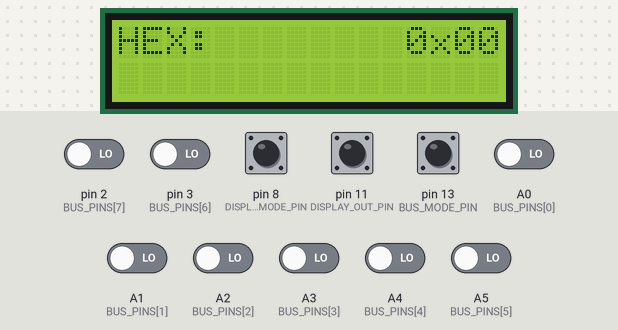
This sketch was run on a simulated Arduino Nano, built with avr-gcc and run on an emulated ATmega328P. On the bench: 16×2 character LCD. The test bench sets the inputs (shaded band); at power-on: pin 8 (DISPLAY_MODE_PIN), pin 11 (DISPLAY_OUT_PIN), pin 13 (BUS_MODE_PIN) HIGH, A0 (BUS_PINS[0]), A1 (BUS_PINS[1]), A2 (BUS_PINS[2]), A3 (BUS_PINS[3]), A4 (BUS_PINS[4]), A5 (BUS_PINS[5]), pin 2 (BUS_PINS[7]), pin 3 (BUS_PINS[6]) LOW. Random numbers use the default seed unless the sketch sets one.

Above: at 2.2 s.
2.3 s: pin 8 (DISPLAY_MODE_PIN) pulled LOW for 0.15 s
At 3.0 s:
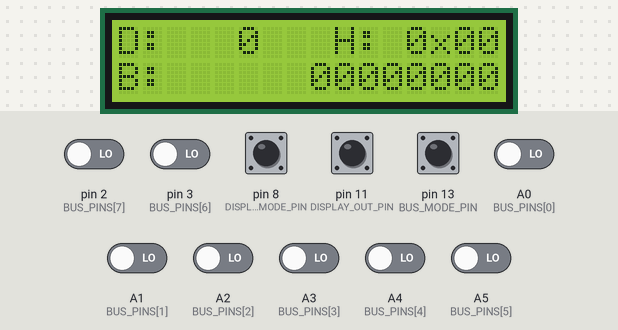
3.9 s: pin 8 (DISPLAY_MODE_PIN) pulled LOW for 1 s
At 5.4 s:
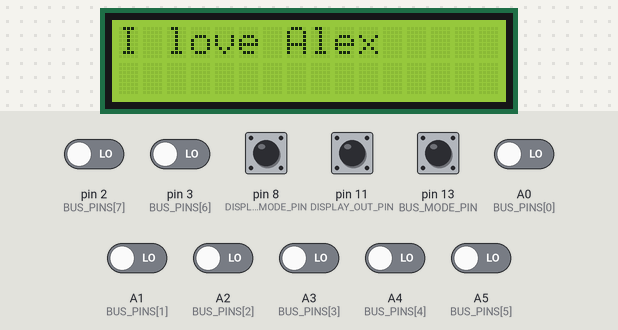
6.4 s: pin 8 (DISPLAY_MODE_PIN) pulled LOW for 0.15 s
At 7.3 s:
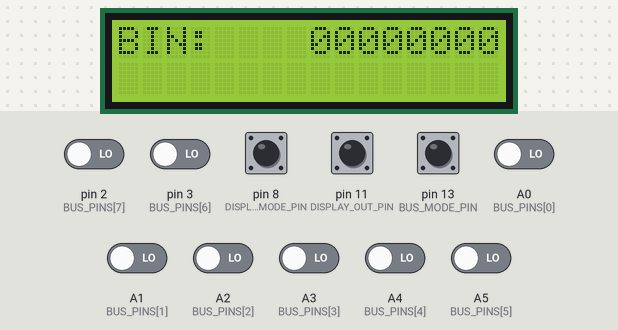
8.0 s: pin 8 (DISPLAY_MODE_PIN) pulled LOW for 3.2 s
At 8.5 s:
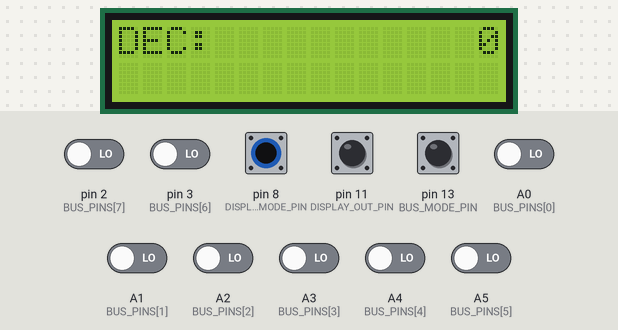
12.7 s: pin 8 (DISPLAY_MODE_PIN) pulsed LOW 5 times (0.12 s each, 0.3 s apart)
At 13.5 s:
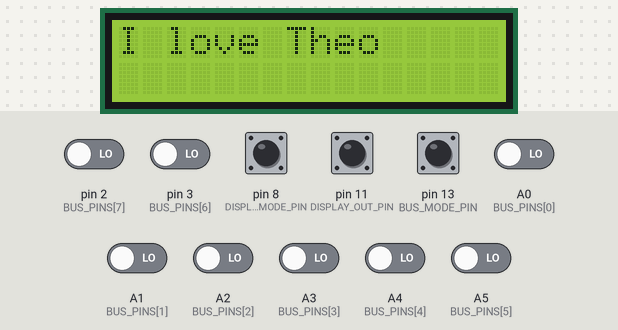
Timing chart, 0 to 15.7 s (numbered marks = the images above; inputs shaded):
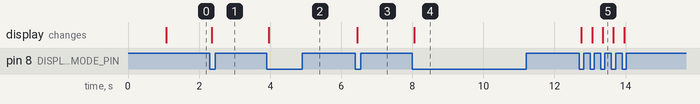

The sketch:

display.ino
```cpp
/*
This sketch sets up the 1602 LCD to display information from the 8-bit bus.
It has four 4 display modes:
* Binary  - e.g. BIN: 10101010
* Decimal - e.g. DEC:      252
* Hex     - e.g. HEX:       B3
* All     - combines all the above
* Secret  - Randomly selects a message :)
It expects the CPU to tell it to pull/latch from the bus via DISPLAY_OUT_PIN.
Primarily for debugging, there's also a BUS_MODE_PIN that, if set LOW, will constantly pull from the bus.
*/

#include <LiquidCrystal.h>

// initialize LCD PINs > Arduino PINs: RS, E, D4, D5, D6, D7
LiquidCrystal lcd(10, 9, 4, 5, 6, 7);

// data will come from the bus to be displayed on the LCD
// bus input pins
const uint8_t BUS_PINS[8] = {
  A0, // bus 0
  A1, // bus 1
  A2, // bus 2
  A3, // bus 3
  A4, // bus 4
  A5, // bus 5
  3,  // bus 6
  2   // bus 7
};

// mode button (hex, decimal, binary, all)
const uint8_t DISPLAY_MODE_PIN = 8;

// display output enable latch - sent from the CPU
const uint8_t DISPLAY_OUT_PIN = 11;

// bus mode pin (live or latch)
// HIGH = latch mode, LOW = live mode
const uint8_t BUS_MODE_PIN = 13;

// display modes
enum DisplayMode {
  MODE_BINARY = 0,
  MODE_DECIMAL = 1,
  MODE_HEX = 2,
  MODE_ALL = 3,
  MODE_SECRET = 4
};

// set the starting display mode
// Note: I set mine to hex as, upon booting, my board would send a low signal
//  and flip the mode to All...and I was too lazy to fix it in hardware :)
DisplayMode currentMode = MODE_HEX;

// debounced button state
uint8_t lastButtonState = HIGH;
unsigned long lastDebounceTime = 0;
const unsigned long debounceDelay = 50; // ms

// edge-detect for latch signal (DISPLAY_OUT_PIN)
uint8_t lastDisplayOutState = HIGH;

// used for some secret messaging
bool SECRETS_ENABLED = true;
uint8_t secretValue = 0;
bool secretGenerated = false;
const char* secretMessages[] = {
  "I love Danielle",
  "I love Theo",
  "I love Alex",
};

// bus values
uint8_t latchedBusValue = 0;   // value captured in latch mode
uint8_t liveBusValue = 0;      // latest sampled value in live mode
uint8_t displayValue = 0;      // value currently shown on LCD

// mode-change flag so we refresh when format changes
bool modeChanged = true;

// live-mode sampling throttle
const unsigned long liveUpdateInterval = 100; // ms
unsigned long lastLiveSampleTime = 0;

// ---------- FUNCTIONS ----------

void handleModeButton() {
  int reading = digitalRead(DISPLAY_MODE_PIN);

  // if the state changed, restart the debounce timer
  if (reading != lastButtonState) {
    lastDebounceTime = millis();
  }

  // if stable long enough, treat as real state
  if ((millis() - lastDebounceTime) > debounceDelay) {
    // edge detection on a debounced state
    static uint8_t stableState = HIGH;

    if (reading != stableState) {
      stableState = reading;

      // button pressed - switch modes
      if (stableState == LOW) {
        if (currentMode == MODE_BINARY) {
          currentMode = MODE_DECIMAL;
        } else if (currentMode == MODE_DECIMAL) {
          currentMode = MODE_HEX;
        } else if (currentMode == MODE_HEX) {
          currentMode = MODE_ALL;
        } else if (currentMode == MODE_ALL) {
          if (SECRETS_ENABLED) {
            secretGenerated = false;
            currentMode = MODE_SECRET;
          } else {
            currentMode = MODE_BINARY;
          }
        } else if (currentMode == MODE_SECRET) {
          currentMode = MODE_BINARY;
        }

        modeChanged = true;
      }
    }
  }

  lastButtonState = reading;
}

void handleDisplayOutSignal() {
  uint8_t displayOutState = digitalRead(DISPLAY_OUT_PIN);

  // detect rising edge: HIGH --> LOW
  if (lastDisplayOutState == HIGH && displayOutState == LOW) {
    latchedBusValue = readBus();
  }

  lastDisplayOutState = displayOutState;
}

void handleBusLiveSampling() {
  unsigned long now = millis();

  // make sure we're at or past our update interval
  if (now - lastLiveSampleTime < liveUpdateInterval) {
    return;
  }

  lastLiveSampleTime = now;
  liveBusValue = readBus();
}

// get the values from the bus
uint8_t readBus() {
  uint8_t value = 0;
  for (uint8_t bit = 0; bit < 8; bit++) {
    int pinState = digitalRead(BUS_PINS[bit]);
    if (pinState == HIGH) {
      value |= (1 << bit);
    }
  }
  return value;
}

void updateDisplay(uint8_t value) {
  lcd.clear();

  char line0[17];
  char line1[17];

  // create the binary string
  char binStr[9];
  for (int i = 7; i >= 0; i--) {
    binStr[7 - i] = (value & (1 << i)) ? '1' : '0';
  }
  binStr[8] = '\0';

  switch (currentMode) {
    case MODE_BINARY: {
      snprintf(line0, sizeof(line0), "BIN:    %s", binStr);
      snprintf(line1, sizeof(line1), "");
      break;
    }

    case MODE_DECIMAL:
      snprintf(line0, sizeof(line0), "DEC:%12u", value);
      snprintf(line1, sizeof(line1), "");
      break;

    case MODE_HEX:
      snprintf(line0, sizeof(line0), "HEX:%8s0x%02X", "", value);
      snprintf(line1, sizeof(line1), "");
      break;

    case MODE_ALL:
      snprintf(line0, sizeof(line0), "D:%4u   H: 0x%02X", value, value);
      snprintf(line1, sizeof(line1), "B:      %s", binStr);
      break;

    // you can have the display randomly show some phrases - just for fun
    case MODE_SECRET:
      if (!secretGenerated) {
        const uint8_t NUM_SECRETS = sizeof(secretMessages) / sizeof(secretMessages[0]);
        secretValue = random(NUM_SECRETS);
        secretGenerated = true;
      }

      snprintf(line0, sizeof(line0), "%s", secretMessages[secretValue]);
      snprintf(line1, sizeof(line1), "");
      break;
  }

  lcd.setCursor(0, 0);
  lcd.print(line0);
  lcd.setCursor(0, 1);
  lcd.print(line1);
}

// ---------- SETUP ----------

void setup() {
  randomSeed(analogRead(A6));

  // bus mode pin: default HIGH (latch mode) via pullup
  pinMode(BUS_MODE_PIN, INPUT_PULLUP);

  // bus pins as inputs
  for (uint8_t i = 0; i < 8; i++) {
    pinMode(BUS_PINS[i], INPUT);
  }

  // mode button with pullup
  pinMode(DISPLAY_MODE_PIN, INPUT_PULLUP);

  // display out pin
  pinMode(DISPLAY_OUT_PIN, INPUT_PULLUP);
  lastDisplayOutState = digitalRead(DISPLAY_OUT_PIN);

  // initialize and clear the display
  lcd.begin(16, 2);
  lcd.clear();

  // show a brief message before showing data: 8-bit Computer :)
  lcd.setCursor(0, 0);
  lcd.print("8-bit Computer");
  lcd.setCursor(0, 1);
  lcd.print(":)");
  delay(1000);

  // initialize button debounce state from actual pin
  lastButtonState = digitalRead(DISPLAY_MODE_PIN);
  lastDebounceTime = millis();

  // initial bus values
  uint8_t initial = readBus();
  latchedBusValue = initial;
  liveBusValue = initial;
  displayValue = initial;

  updateDisplay(displayValue);
}

// ---------- MAIN LOOP ----------

void loop() {
  // handle mode (BIN/DEC/HEX/ALL/SECRET) button
  handleModeButton();

  // HIGH = latch mode, LOW = live mode
  bool latchMode = (digitalRead(BUS_MODE_PIN) == HIGH);

  if (latchMode) {
    handleDisplayOutSignal();
  } else {
    handleBusLiveSampling();
  }

  // decide which value should be displayed
  uint8_t desiredValue = latchMode ? latchedBusValue : liveBusValue;

  // only redraw if value changed or mode changed
  if (desiredValue != displayValue || modeChanged) {
    displayValue = desiredValue;
    updateDisplay(displayValue);
    modeChanged = false;
  }

  delay(1);
}
```

Measured:
- after the input at 2.3 s, the display: changes after 0.06 s (image 1)
- after the input at 3.9 s, the display: changes after 0.06 s (image 2)
- after the input at 6.4 s, the display: changes after 0.06 s (image 3)
- after the input at 8.0 s, the display: changes after 0.06 s (image 4)
- after the input at 12.7 s, the display: first changes after 0.06 s (image 5 shows a later state)
